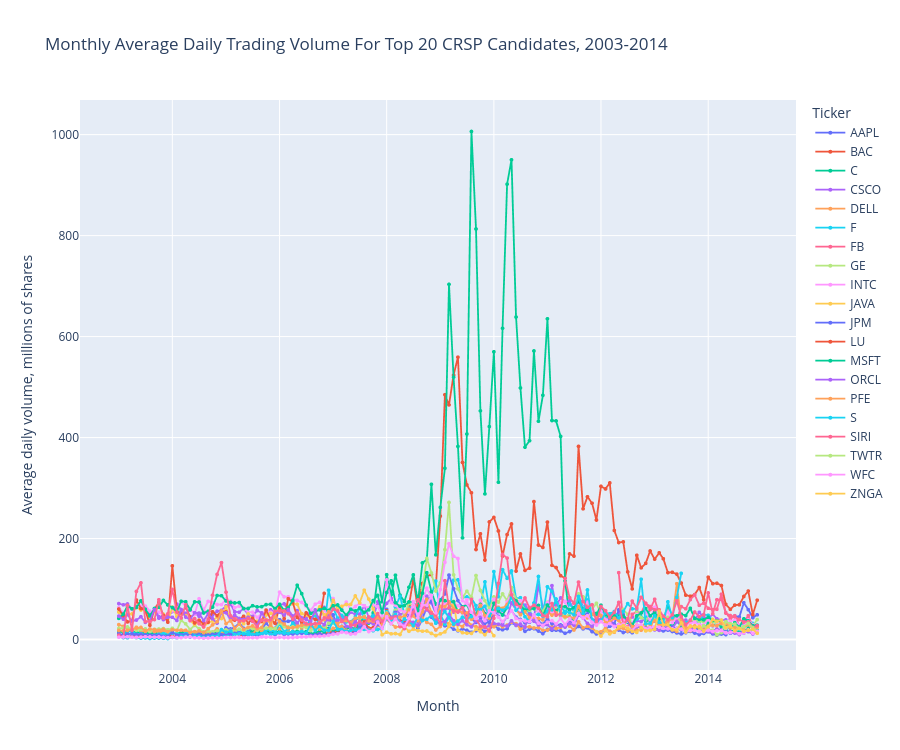

This figure's notebook cell:
### Code cell
monthly_plot = monthly_volume.copy()
monthly_plot["label"] = monthly_plot["ticker"] + " - " + monthly_plot["comnam"].str.title()

fig = px.line(
    monthly_plot.sort_values(["ticker", "month"]),
    x="month",
    y="avg_daily_volume_millions",
    color="ticker",
    title="Monthly Average Daily Trading Volume For Top 20 CRSP Candidates, 2003-2014",
    labels={
        "month": "Month",
        "avg_daily_volume_millions": "Average daily volume, millions of shares",
        "ticker": "Ticker",
    },
    hover_data={
        "ticker": True,
        "comnam": True,
        "month": "|%Y-%m",
        "avg_daily_volume_millions": ":,.2f",
        "trading_days": True,
    },
)
fig.update_traces(mode="lines+markers", line={"width": 1.8}, marker={"size": 4})
fig.update_layout(height=750, legend_title_text="Ticker", hovermode="closest")
fig.show()

### Figure 1 — Plotly figure (JSON) as saved in the notebook; plotly's stock layout.template omitted (floating-point values rounded to 4 significant figures; data arrays with more than 128 entries replaced by an {"elided": "..."} marker saying what was removed)
{"data": [{"customdata": {"elided": "144x3 mixed values"}, "hovertemplate": "Ticker=%{customdata[0]}<br>Month=%{x|%Y-%m}<br>Average daily volume, millions of shares=%{y:,.2f}<br>comnam=%{customdata[1]}<br>trading_days=%{customdata[2]}<extra></extra>", "legendgroup": "AAPL", "line": {"color": "#636efa", "dash": "solid", "width": 1.8}, "marker": {"size": 4, "symbol": "circle"}, "mode": "lines+markers", "name": "AAPL", "showlegend": true, "type": "scattergl", "x": {"elided": "144 str values"}, "xaxis": "x", "y": {"elided": "144 float values"}, "yaxis": "y"}, {"customdata": {"elided": "144x3 mixed values"}, "hovertemplate": "Ticker=%{customdata[0]}<br>Month=%{x|%Y-%m}<br>Average daily volume, millions of shares=%{y:,.2f}<br>comnam=%{customdata[1]}<br>trading_days=%{customdata[2]}<extra></extra>", "legendgroup": "BAC", "line": {"color": "#EF553B", "dash": "solid", "width": 1.8}, "marker": {"size": 4, "symbol": "circle"}, "mode": "lines+markers", "name": "BAC", "showlegend": true, "type": "scattergl", "x": {"elided": "144 str values"}, "xaxis": "x", "y": {"elided": "144 float values"}, "yaxis": "y"}, {"customdata": {"elided": "144x3 mixed values"}, "hovertemplate": "Ticker=%{customdata[0]}<br>Month=%{x|%Y-%m}<br>Average daily volume, millions of shares=%{y:,.2f}<br>comnam=%{customdata[1]}<br>trading_days=%{customdata[2]}<extra></extra>", "legendgroup": "C", "line": {"color": "#00cc96", "dash": "solid", "width": 1.8}, "marker": {"size": 4, "symbol": "circle"}, "mode": "lines+markers", "name": "C", "showlegend": true, "type": "scattergl", "x": {"elided": "144 str values"}, "xaxis": "x", "y": {"elided": "144 float values"}, "yaxis": "y"}, {"customdata": {"elided": "144x3 mixed values"}, "hovertemplate": "Ticker=%{customdata[0]}<br>Month=%{x|%Y-%m}<br>Average daily volume, millions of shares=%{y:,.2f}<br>comnam=%{customdata[1]}<br>trading_days=%{customdata[2]}<extra></extra>", "legendgroup": "CSCO", "line": {"color": "#ab63fa", "dash": "solid", "width": 1.8}, "marker": {"size": 4, "symbol": "circle"}, "mode": "lines+markers", "name": "CSCO", "showlegend": true, "type": "scattergl", "x": {"elided": "144 str values"}, "xaxis": "x", "y": {"elided": "144 float values"}, "yaxis": "y"}, {"customdata": {"elided": "130x3 mixed values"}, "hovertemplate": "Ticker=%{customdata[0]}<br>Month=%{x|%Y-%m}<br>Average daily volume, millions of shares=%{y:,.2f}<br>comnam=%{customdata[1]}<br>trading_days=%{customdata[2]}<extra></extra>", "legendgroup": "DELL", "line": {"color": "#FFA15A", "dash": "solid", "width": 1.8}, "marker": {"size": 4, "symbol": "circle"}, "mode": "lines+markers", "name": "DELL", "showlegend": true, "type": "scattergl", "x": {"elided": "130 str values"}, "xaxis": "x", "y": {"elided": "130 float values"}, "yaxis": "y"}, {"customdata": {"elided": "144x3 mixed values"}, "hovertemplate": "Ticker=%{customdata[0]}<br>Month=%{x|%Y-%m}<br>Average daily volume, millions of shares=%{y:,.2f}<br>comnam=%{customdata[1]}<br>trading_days=%{customdata[2]}<extra></extra>", "legendgroup": "F", "line": {"color": "#19d3f3", "dash": "solid", "width": 1.8}, "marker": {"size": 4, "symbol": "circle"}, "mode": "lines+markers", "name": "F", "showlegend": true, "type": "scattergl", "x": {"elided": "144 str values"}, "xaxis": "x", "y": {"elided": "144 float values"}, "yaxis": "y"}, {"customdata": [["FB", "FACEBOOK INC", 9], ["FB", "FACEBOOK INC", 21], ["FB", "FACEBOOK INC", 21], ["FB", "FACEBOOK INC", 23], ["FB", "FACEBOOK INC", 19], ["FB", "FACEBOOK INC", 21], ["FB", "FACEBOOK INC", 21], ["FB", "FACEBOOK INC", 20], ["FB", "FACEBOOK INC", 21], ["FB", "FACEBOOK INC", 19], ["FB", "FACEBOOK INC", 20], ["FB", "FACEBOOK INC", 22], ["FB", "FACEBOOK INC", 22], ["FB", "FACEBOOK INC", 20], ["FB", "FACEBOOK INC", 22], ["FB", "FACEBOOK INC", 22], ["FB", "FACEBOOK INC", 20], ["FB", "FACEBOOK INC", 23], ["FB", "FACEBOOK INC", 20], ["FB", "FACEBOOK INC", 21], ["FB", "FACEBOOK INC", 21], ["FB", "FACEBOOK INC", 19], ["FB", "FACEBOOK INC", 21], ["FB", "FACEBOOK INC", 21], ["FB", "FACEBOOK INC", 21], ["FB", "FACEBOOK INC", 21], ["FB", "FACEBOOK INC", 22], ["FB", "FACEBOOK INC", 21], ["FB", "FACEBOOK INC", 21], ["FB", "FACEBOOK INC", 23], ["FB", "FACEBOOK INC", 19], ["FB", "FACEBOOK INC", 22]], "hovertemplate": "Ticker=%{customdata[0]}<br>Month=%{x|%Y-%m}<br>Average daily volume, millions of shares=%{y:,.2f}<br>comnam=%{customdata[1]}<br>trading_days=%{customdata[2]}<extra></extra>", "legendgroup": "FB", "line": {"color": "#FF6692", "dash": "solid", "width": 1.8}, "marker": {"size": 4, "symbol": "circle"}, "mode": "lines+markers", "name": "FB", "showlegend": true, "type": "scattergl", "x": ["2012-05-01T00:00:00.000000000", "2012-06-01T00:00:00.000000000", "2012-07-01T00:00:00.000000000", "2012-08-01T00:00:00.000000000", "2012-09-01T00:00:00.000000000", "2012-10-01T00:00:00.000000000", "2012-11-01T00:00:00.000000000", "2012-12-01T00:00:00.000000000", "2013-01-01T00:00:00.000000000", "2013-02-01T00:00:00.000000000", "2013-03-01T00:00:00.000000000", "2013-04-01T00:00:00.000000000", "2013-05-01T00:00:00.000000000", "2013-06-01T00:00:00.000000000", "2013-07-01T00:00:00.000000000", "2013-08-01T00:00:00.000000000", "2013-09-01T00:00:00.000000000", "2013-10-01T00:00:00.000000000", "2013-11-01T00:00:00.000000000", "2013-12-01T00:00:00.000000000", "2014-01-01T00:00:00.000000000", "2014-02-01T00:00:00.000000000", "2014-03-01T00:00:00.000000000", "2014-04-01T00:00:00.000000000", "2014-05-01T00:00:00.000000000", "2014-06-01T00:00:00.000000000", "2014-07-01T00:00:00.000000000", "2014-08-01T00:00:00.000000000", "2014-09-01T00:00:00.000000000", "2014-10-01T00:00:00.000000000", "2014-11-01T00:00:00.000000000", "2014-12-01T00:00:00.000000000"], "xaxis": "x", "y": [132.4, 31.78, 24.71, 49.95, 55.5, 52.36, 71.73, 59.29, 79.77, 50.32, 36.25, 33.45, 44.5, 39.37, 65.15, 60.97, 79.08, 88.34, 67.84, 71.98, 61.79, 58.75, 59.85, 89.79, 53.37, 41.14, 46.81, 28.14, 34.34, 47.14, 25.84, 24.34], "yaxis": "y"}, {"customdata": {"elided": "144x3 mixed values"}, "hovertemplate": "Ticker=%{customdata[0]}<br>Month=%{x|%Y-%m}<br>Average daily volume, millions of shares=%{y:,.2f}<br>comnam=%{customdata[1]}<br>trading_days=%{customdata[2]}<extra></extra>", "legendgroup": "GE", "line": {"color": "#B6E880", "dash": "solid", "width": 1.8}, "marker": {"size": 4, "symbol": "circle"}, "mode": "lines+markers", "name": "GE", "showlegend": true, "type": "scattergl", "x": {"elided": "144 str values"}, "xaxis": "x", "y": {"elided": "144 float values"}, "yaxis": "y"}, {"customdata": {"elided": "144x3 mixed values"}, "hovertemplate": "Ticker=%{customdata[0]}<br>Month=%{x|%Y-%m}<br>Average daily volume, millions of shares=%{y:,.2f}<br>comnam=%{customdata[1]}<br>trading_days=%{customdata[2]}<extra></extra>", "legendgroup": "INTC", "line": {"color": "#FF97FF", "dash": "solid", "width": 1.8}, "marker": {"size": 4, "symbol": "circle"}, "mode": "lines+markers", "name": "INTC", "showlegend": true, "type": "scattergl", "x": {"elided": "144 str values"}, "xaxis": "x", "y": {"elided": "144 float values"}, "yaxis": "y"}, {"customdata": {"elided": "85x3 mixed values"}, "hovertemplate": "Ticker=%{customdata[0]}<br>Month=%{x|%Y-%m}<br>Average daily volume, millions of shares=%{y:,.2f}<br>comnam=%{customdata[1]}<br>trading_days=%{customdata[2]}<extra></extra>", "legendgroup": "JAVA", "line": {"color": "#FECB52", "dash": "solid", "width": 1.8}, "marker": {"size": 4, "symbol": "circle"}, "mode": "lines+markers", "name": "JAVA", "showlegend": true, "type": "scattergl", "x": ["2003-01-01T00:00:00.000000000", "2003-02-01T00:00:00.000000000", "2003-03-01T00:00:00.000000000", "2003-04-01T00:00:00.000000000", "2003-05-01T00:00:00.000000000", "2003-06-01T00:00:00.000000000", "2003-07-01T00:00:00.000000000", "2003-08-01T00:00:00.000000000", "2003-09-01T00:00:00.000000000", "2003-10-01T00:00:00.000000000", "2003-11-01T00:00:00.000000000", "2003-12-01T00:00:00.000000000", "2004-01-01T00:00:00.000000000", "2004-02-01T00:00:00.000000000", "2004-03-01T00:00:00.000000000", "2004-04-01T00:00:00.000000000", "2004-05-01T00:00:00.000000000", "2004-06-01T00:00:00.000000000", "2004-07-01T00:00:00.000000000", "2004-08-01T00:00:00.000000000", "2004-09-01T00:00:00.000000000", "2004-10-01T00:00:00.000000000", "2004-11-01T00:00:00.000000000", "2004-12-01T00:00:00.000000000", "2005-01-01T00:00:00.000000000", "2005-02-01T00:00:00.000000000", "2005-03-01T00:00:00.000000000", "2005-04-01T00:00:00.000000000", "2005-05-01T00:00:00.000000000", "2005-06-01T00:00:00.000000000", "2005-07-01T00:00:00.000000000", "2005-08-01T00:00:00.000000000", "2005-09-01T00:00:00.000000000", "2005-10-01T00:00:00.000000000", "2005-11-01T00:00:00.000000000", "2005-12-01T00:00:00.000000000", "2006-01-01T00:00:00.000000000", "2006-02-01T00:00:00.000000000", "2006-03-01T00:00:00.000000000", "2006-04-01T00:00:00.000000000", "2006-05-01T00:00:00.000000000", "2006-06-01T00:00:00.000000000", "2006-07-01T00:00:00.000000000", "2006-08-01T00:00:00.000000000", "2006-09-01T00:00:00.000000000", "2006-10-01T00:00:00.000000000", "2006-11-01T00:00:00.000000000", "2006-12-01T00:00:00.000000000", "2007-01-01T00:00:00.000000000", "2007-02-01T00:00:00.000000000", "2007-03-01T00:00:00.000000000", "2007-04-01T00:00:00.000000000", "2007-05-01T00:00:00.000000000", "2007-06-01T00:00:00.000000000", "2007-07-01T00:00:00.000000000", "2007-08-01T00:00:00.000000000", "2007-09-01T00:00:00.000000000", "2007-10-01T00:00:00.000000000", "2007-11-01T00:00:00.000000000", "2007-12-01T00:00:00.000000000", "2008-01-01T00:00:00.000000000", "2008-02-01T00:00:00.000000000", "2008-03-01T00:00:00.000000000", "2008-04-01T00:00:00.000000000", "2008-05-01T00:00:00.000000000", "2008-06-01T00:00:00.000000000", "2008-07-01T00:00:00.000000000", "2008-08-01T00:00:00.000000000", "2008-09-01T00:00:00.000000000", "2008-10-01T00:00:00.000000000", "2008-11-01T00:00:00.000000000", "2008-12-01T00:00:00.000000000", "2009-01-01T00:00:00.000000000", "2009-02-01T00:00:00.000000000", "2009-03-01T00:00:00.000000000", "2009-04-01T00:00:00.000000000", "2009-05-01T00:00:00.000000000", "2009-06-01T00:00:00.000000000", "2009-07-01T00:00:00.000000000", "2009-08-01T00:00:00.000000000", "2009-09-01T00:00:00.000000000", "2009-10-01T00:00:00.000000000", "2009-11-01T00:00:00.000000000", "2009-12-01T00:00:00.000000000", "2010-01-01T00:00:00.000000000"], "xaxis": "x", "y": [54.28, 45.64, 50.34, 50.8, 64.14, 58.36, 58.58, 41.91, 55.05, 64.71, 49.98, 34.87, 64.31, 45.59, 51.04, 47.3, 37.45, 29.9, 38.39, 24.76, 33.36, 36.38, 44.72, 41.66, 64.54, 36.61, 42.08, 40.04, 31.21, 50.56, 39.18, 36.17, 34.93, 48.5, 51.94, 51.26, 67.89, 45.6, 65.6, 71.08, 69.66, 51.16, 48.68, 41.73, 53.39, 64.59, 48.8, 52.81, 77.54, 59.65, 65.65, 69.42, 69.5, 86.37, 72.71, 97.65, 80.1, 60.62, 42.35, 9.558, 14.52, 11.33, 11.84, 9.954, 24.86, 16.25, 20.22, 17.89, 16.53, 16.9, 12.07, 7.9, 11.25, 15.02, 26.4, 75.36, 18.48, 13.55, 12.53, 12.14, 20.18, 15.64, 9.446, 20.03, 7.629], "yaxis": "y"}, {"customdata": {"elided": "144x3 mixed values"}, "hovertemplate": "Ticker=%{customdata[0]}<br>Month=%{x|%Y-%m}<br>Average daily volume, millions of shares=%{y:,.2f}<br>comnam=%{customdata[1]}<br>trading_days=%{customdata[2]}<extra></extra>", "legendgroup": "JPM", "line": {"color": "#636efa", "dash": "solid", "width": 1.8}, "marker": {"size": 4, "symbol": "circle"}, "mode": "lines+markers", "name": "JPM", "showlegend": true, "type": "scattergl", "x": {"elided": "144 str values"}, "xaxis": "x", "y": {"elided": "144 float values"}, "yaxis": "y"}, {"customdata": {"elided": "47x3 mixed values"}, "hovertemplate": "Ticker=%{customdata[0]}<br>Month=%{x|%Y-%m}<br>Average daily volume, millions of shares=%{y:,.2f}<br>comnam=%{customdata[1]}<br>trading_days=%{customdata[2]}<extra></extra>", "legendgroup": "LU", "line": {"color": "#EF553B", "dash": "solid", "width": 1.8}, "marker": {"size": 4, "symbol": "circle"}, "mode": "lines+markers", "name": "LU", "showlegend": true, "type": "scattergl", "x": ["2003-01-01T00:00:00.000000000", "2003-02-01T00:00:00.000000000", "2003-03-01T00:00:00.000000000", "2003-04-01T00:00:00.000000000", "2003-05-01T00:00:00.000000000", "2003-06-01T00:00:00.000000000", "2003-07-01T00:00:00.000000000", "2003-08-01T00:00:00.000000000", "2003-09-01T00:00:00.000000000", "2003-10-01T00:00:00.000000000", "2003-11-01T00:00:00.000000000", "2003-12-01T00:00:00.000000000", "2004-01-01T00:00:00.000000000", "2004-02-01T00:00:00.000000000", "2004-03-01T00:00:00.000000000", "2004-04-01T00:00:00.000000000", "2004-05-01T00:00:00.000000000", "2004-06-01T00:00:00.000000000", "2004-07-01T00:00:00.000000000", "2004-08-01T00:00:00.000000000", "2004-09-01T00:00:00.000000000", "2004-10-01T00:00:00.000000000", "2004-11-01T00:00:00.000000000", "2004-12-01T00:00:00.000000000", "2005-01-01T00:00:00.000000000", "2005-02-01T00:00:00.000000000", "2005-03-01T00:00:00.000000000", "2005-04-01T00:00:00.000000000", "2005-05-01T00:00:00.000000000", "2005-06-01T00:00:00.000000000", "2005-07-01T00:00:00.000000000", "2005-08-01T00:00:00.000000000", "2005-09-01T00:00:00.000000000", "2005-10-01T00:00:00.000000000", "2005-11-01T00:00:00.000000000", "2005-12-01T00:00:00.000000000", "2006-01-01T00:00:00.000000000", "2006-02-01T00:00:00.000000000", "2006-03-01T00:00:00.000000000", "2006-04-01T00:00:00.000000000", "2006-05-01T00:00:00.000000000", "2006-06-01T00:00:00.000000000", "2006-07-01T00:00:00.000000000", "2006-08-01T00:00:00.000000000", "2006-09-01T00:00:00.000000000", "2006-10-01T00:00:00.000000000", "2006-11-01T00:00:00.000000000"], "xaxis": "x", "y": [60.42, 47.4, 34.86, 36.73, 78.19, 61.3, 58.46, 28.14, 60.01, 73.76, 47.55, 34.38, 145.9, 55.87, 52.67, 63.6, 45.29, 32.84, 38.19, 31.75, 34.19, 54.96, 47.42, 55.89, 54.57, 38.05, 38.49, 40.3, 46.04, 32.15, 42.03, 32.61, 36.45, 58.3, 40.25, 32.13, 65.64, 41.25, 80.82, 73.7, 43.84, 34.44, 52.69, 43.15, 39.91, 38.19, 91.34], "yaxis": "y"}, {"customdata": {"elided": "144x3 mixed values"}, "hovertemplate": "Ticker=%{customdata[0]}<br>Month=%{x|%Y-%m}<br>Average daily volume, millions of shares=%{y:,.2f}<br>comnam=%{customdata[1]}<br>trading_days=%{customdata[2]}<extra></extra>", "legendgroup": "MSFT", "line": {"color": "#00cc96", "dash": "solid", "width": 1.8}, "marker": {"size": 4, "symbol": "circle"}, "mode": "lines+markers", "name": "MSFT", "showlegend": true, "type": "scattergl", "x": {"elided": "144 str values"}, "xaxis": "x", "y": {"elided": "144 float values"}, "yaxis": "y"}, {"customdata": {"elided": "144x3 mixed values"}, "hovertemplate": "Ticker=%{customdata[0]}<br>Month=%{x|%Y-%m}<br>Average daily volume, millions of shares=%{y:,.2f}<br>comnam=%{customdata[1]}<br>trading_days=%{customdata[2]}<extra></extra>", "legendgroup": "ORCL", "line": {"color": "#ab63fa", "dash": "solid", "width": 1.8}, "marker": {"size": 4, "symbol": "circle"}, "mode": "lines+markers", "name": "ORCL", "showlegend": true, "type": "scattergl", "x": {"elided": "144 str values"}, "xaxis": "x", "y": {"elided": "144 float values"}, "yaxis": "y"}, {"customdata": {"elided": "144x3 mixed values"}, "hovertemplate": "Ticker=%{customdata[0]}<br>Month=%{x|%Y-%m}<br>Average daily volume, millions of shares=%{y:,.2f}<br>comnam=%{customdata[1]}<br>trading_days=%{customdata[2]}<extra></extra>", "legendgroup": "PFE", "line": {"color": "#FFA15A", "dash": "solid", "width": 1.8}, "marker": {"size": 4, "symbol": "circle"}, "mode": "lines+markers", "name": "PFE", "showlegend": true, "type": "scattergl", "x": {"elided": "144 str values"}, "xaxis": "x", "y": {"elided": "144 float values"}, "yaxis": "y"}, {"customdata": {"elided": "127x3 mixed values"}, "hovertemplate": "Ticker=%{customdata[0]}<br>Month=%{x|%Y-%m}<br>Average daily volume, millions of shares=%{y:,.2f}<br>comnam=%{customdata[1]}<br>trading_days=%{customdata[2]}<extra></extra>", "legendgroup": "S", "line": {"color": "#19d3f3", "dash": "solid", "width": 1.8}, "marker": {"size": 4, "symbol": "circle"}, "mode": "lines+markers", "name": "S", "showlegend": true, "type": "scattergl", "x": ["2003-01-01T00:00:00.000000000", "2003-02-01T00:00:00.000000000", "2003-03-01T00:00:00.000000000", "2003-04-01T00:00:00.000000000", "2003-05-01T00:00:00.000000000", "2003-06-01T00:00:00.000000000", "2003-07-01T00:00:00.000000000", "2003-08-01T00:00:00.000000000", "2003-09-01T00:00:00.000000000", "2003-10-01T00:00:00.000000000", "2003-11-01T00:00:00.000000000", "2003-12-01T00:00:00.000000000", "2004-01-01T00:00:00.000000000", "2004-02-01T00:00:00.000000000", "2004-03-01T00:00:00.000000000", "2004-04-01T00:00:00.000000000", "2004-05-01T00:00:00.000000000", "2004-06-01T00:00:00.000000000", "2004-07-01T00:00:00.000000000", "2004-08-01T00:00:00.000000000", "2004-09-01T00:00:00.000000000", "2004-10-01T00:00:00.000000000", "2004-11-01T00:00:00.000000000", "2004-12-01T00:00:00.000000000", "2005-01-01T00:00:00.000000000", "2005-02-01T00:00:00.000000000", "2005-03-01T00:00:00.000000000", "2005-04-01T00:00:00.000000000", "2005-05-01T00:00:00.000000000", "2005-06-01T00:00:00.000000000", "2005-07-01T00:00:00.000000000", "2005-08-01T00:00:00.000000000", "2005-09-01T00:00:00.000000000", "2005-10-01T00:00:00.000000000", "2005-11-01T00:00:00.000000000", "2005-12-01T00:00:00.000000000", "2006-01-01T00:00:00.000000000", "2006-02-01T00:00:00.000000000", "2006-03-01T00:00:00.000000000", "2006-04-01T00:00:00.000000000", "2006-05-01T00:00:00.000000000", "2006-06-01T00:00:00.000000000", "2006-07-01T00:00:00.000000000", "2006-08-01T00:00:00.000000000", "2006-09-01T00:00:00.000000000", "2006-10-01T00:00:00.000000000", "2006-11-01T00:00:00.000000000", "2006-12-01T00:00:00.000000000", "2007-01-01T00:00:00.000000000", "2007-02-01T00:00:00.000000000", "2007-03-01T00:00:00.000000000", "2007-04-01T00:00:00.000000000", "2007-05-01T00:00:00.000000000", "2007-06-01T00:00:00.000000000", "2007-07-01T00:00:00.000000000", "2007-08-01T00:00:00.000000000", "2007-09-01T00:00:00.000000000", "2007-10-01T00:00:00.000000000", "2007-11-01T00:00:00.000000000", "2007-12-01T00:00:00.000000000", "2008-01-01T00:00:00.000000000", "2008-02-01T00:00:00.000000000", "2008-03-01T00:00:00.000000000", "2008-04-01T00:00:00.000000000", "2008-05-01T00:00:00.000000000", "2008-06-01T00:00:00.000000000", "2008-07-01T00:00:00.000000000", "2008-08-01T00:00:00.000000000", "2008-09-01T00:00:00.000000000", "2008-10-01T00:00:00.000000000", "2008-11-01T00:00:00.000000000", "2008-12-01T00:00:00.000000000", "2009-01-01T00:00:00.000000000", "2009-02-01T00:00:00.000000000", "2009-03-01T00:00:00.000000000", "2009-04-01T00:00:00.000000000", "2009-05-01T00:00:00.000000000", "2009-06-01T00:00:00.000000000", "2009-07-01T00:00:00.000000000", "2009-08-01T00:00:00.000000000", "2009-09-01T00:00:00.000000000", "2009-10-01T00:00:00.000000000", "2009-11-01T00:00:00.000000000", "2009-12-01T00:00:00.000000000", "2010-01-01T00:00:00.000000000", "2010-02-01T00:00:00.000000000", "2010-03-01T00:00:00.000000000", "2010-04-01T00:00:00.000000000", "2010-05-01T00:00:00.000000000", "2010-06-01T00:00:00.000000000", "2010-07-01T00:00:00.000000000", "2010-08-01T00:00:00.000000000", "2010-09-01T00:00:00.000000000", "2010-10-01T00:00:00.000000000", "2010-11-01T00:00:00.000000000", "2010-12-01T00:00:00.000000000", "2011-01-01T00:00:00.000000000", "2011-02-01T00:00:00.000000000", "2011-03-01T00:00:00.000000000", "2011-04-01T00:00:00.000000000", "2011-05-01T00:00:00.000000000", "2011-06-01T00:00:00.000000000", "2011-07-01T00:00:00.000000000", "2011-08-01T00:00:00.000000000", "2011-09-01T00:00:00.000000000", "2011-10-01T00:00:00.000000000", "2011-11-01T00:00:00.000000000", "2011-12-01T00:00:00.000000000", "2012-01-01T00:00:00.000000000", "2012-02-01T00:00:00.000000000", "2012-03-01T00:00:00.000000000", "2012-04-01T00:00:00.000000000", "2012-05-01T00:00:00.000000000", "2012-06-01T00:00:00.000000000", "2012-07-01T00:00:00.000000000", "2012-08-01T00:00:00.000000000", "2012-09-01T00:00:00.000000000", "2012-10-01T00:00:00.000000000", "2012-11-01T00:00:00.000000000", "2012-12-01T00:00:00.000000000", "2013-01-01T00:00:00.000000000", "2013-02-01T00:00:00.000000000", "2013-03-01T00:00:00.000000000", "2013-04-01T00:00:00.000000000", "2013-05-01T00:00:00.000000000", "2013-06-01T00:00:00.000000000", "2013-07-01T00:00:00.000000000"], "xaxis": "x", "y": [5.321, 4.021, 3.879, 4.636, 3.769, 2.817, 3.135, 2.103, 2.93, 2.865, 2.488, 2.023, 4.255, 3.187, 6.345, 6.299, 5.588, 6.81, 6.133, 4.055, 5.02, 6.054, 5.904, 19.71, 14.67, 16.97, 9.584, 11.05, 11.87, 9.725, 10.45, 10.97, 11.49, 13.0, 10.01, 11.95, 14.12, 12.33, 12.46, 15.01, 13.65, 16.05, 12.73, 30.41, 17.81, 26.26, 18.55, 18.31, 36.18, 20.38, 19.87, 16.42, 18.02, 19.72, 19.44, 20.12, 17.67, 17.46, 19.93, 21.72, 41.64, 36.79, 49.87, 28.99, 40.72, 35.5, 27.76, 44.71, 37.7, 40.25, 47.71, 32.16, 44.83, 54.96, 43.3, 30.3, 36.62, 44.37, 40.39, 45.54, 60.61, 59.31, 65.75, 47.23, 57.44, 61.65, 58.01, 63.2, 84.88, 58.03, 65.03, 45.06, 35.72, 49.12, 49.67, 46.52, 55.62, 59.43, 80.27, 49.45, 55.98, 53.35, 49.32, 85.22, 51.85, 98.2, 38.62, 32.3, 36.71, 52.58, 51.07, 55.43, 42.93, 55.57, 71.12, 60.74, 60.93, 119.4, 31.05, 32.13, 47.28, 34.08, 32.77, 74.75, 43.41, 83.37, 131.0], "yaxis": "y"}, {"customdata": {"elided": "144x3 mixed values"}, "hovertemplate": "Ticker=%{customdata[0]}<br>Month=%{x|%Y-%m}<br>Average daily volume, millions of shares=%{y:,.2f}<br>comnam=%{customdata[1]}<br>trading_days=%{customdata[2]}<extra></extra>", "legendgroup": "SIRI", "line": {"color": "#FF6692", "dash": "solid", "width": 1.8}, "marker": {"size": 4, "symbol": "circle"}, "mode": "lines+markers", "name": "SIRI", "showlegend": true, "type": "scattergl", "x": {"elided": "144 str values"}, "xaxis": "x", "y": {"elided": "144 float values"}, "yaxis": "y"}, {"customdata": [["TWTR", "TWITTER INC", 16], ["TWTR", "TWITTER INC", 21], ["TWTR", "TWITTER INC", 21], ["TWTR", "TWITTER INC", 19], ["TWTR", "TWITTER INC", 21], ["TWTR", "TWITTER INC", 21], ["TWTR", "TWITTER INC", 21], ["TWTR", "TWITTER INC", 21], ["TWTR", "TWITTER INC", 22], ["TWTR", "TWITTER INC", 21], ["TWTR", "TWITTER INC", 21], ["TWTR", "TWITTER INC", 23], ["TWTR", "TWITTER INC", 19], ["TWTR", "TWITTER INC", 22]], "hovertemplate": "Ticker=%{customdata[0]}<br>Month=%{x|%Y-%m}<br>Average daily volume, millions of shares=%{y:,.2f}<br>comnam=%{customdata[1]}<br>trading_days=%{customdata[2]}<extra></extra>", "legendgroup": "TWTR", "line": {"color": "#B6E880", "dash": "solid", "width": 1.8}, "marker": {"size": 4, "symbol": "circle"}, "mode": "lines+markers", "name": "TWTR", "showlegend": true, "type": "scattergl", "x": ["2013-11-01T00:00:00.000000000", "2013-12-01T00:00:00.000000000", "2014-01-01T00:00:00.000000000", "2014-02-01T00:00:00.000000000", "2014-03-01T00:00:00.000000000", "2014-04-01T00:00:00.000000000", "2014-05-01T00:00:00.000000000", "2014-06-01T00:00:00.000000000", "2014-07-01T00:00:00.000000000", "2014-08-01T00:00:00.000000000", "2014-09-01T00:00:00.000000000", "2014-10-01T00:00:00.000000000", "2014-11-01T00:00:00.000000000", "2014-12-01T00:00:00.000000000"], "xaxis": "x", "y": [16.89, 27.41, 20.24, 18.5, 9.285, 13.78, 35.23, 31.26, 30.39, 21.81, 25.4, 31.89, 23.49, 16.66], "yaxis": "y"}, {"customdata": {"elided": "144x3 mixed values"}, "hovertemplate": "Ticker=%{customdata[0]}<br>Month=%{x|%Y-%m}<br>Average daily volume, millions of shares=%{y:,.2f}<br>comnam=%{customdata[1]}<br>trading_days=%{customdata[2]}<extra></extra>", "legendgroup": "WFC", "line": {"color": "#FF97FF", "dash": "solid", "width": 1.8}, "marker": {"size": 4, "symbol": "circle"}, "mode": "lines+markers", "name": "WFC", "showlegend": true, "type": "scattergl", "x": {"elided": "144 str values"}, "xaxis": "x", "y": {"elided": "144 float values"}, "yaxis": "y"}, {"customdata": [["ZNGA", "ZYNGA INC", 10], ["ZNGA", "ZYNGA INC", 20], ["ZNGA", "ZYNGA INC", 20], ["ZNGA", "ZYNGA INC", 22], ["ZNGA", "ZYNGA INC", 20], ["ZNGA", "ZYNGA INC", 22], ["ZNGA", "ZYNGA INC", 21], ["ZNGA", "ZYNGA INC", 21], ["ZNGA", "ZYNGA INC", 23], ["ZNGA", "ZYNGA INC", 19], ["ZNGA", "ZYNGA INC", 21], ["ZNGA", "ZYNGA INC", 21], ["ZNGA", "ZYNGA INC", 20], ["ZNGA", "ZYNGA INC", 21], ["ZNGA", "ZYNGA INC", 19], ["ZNGA", "ZYNGA INC", 20], ["ZNGA", "ZYNGA INC", 22], ["ZNGA", "ZYNGA INC", 22], ["ZNGA", "ZYNGA INC", 20], ["ZNGA", "ZYNGA INC", 22], ["ZNGA", "ZYNGA INC", 22], ["ZNGA", "ZYNGA INC", 20], ["ZNGA", "ZYNGA INC", 23], ["ZNGA", "ZYNGA INC", 20], ["ZNGA", "ZYNGA INC", 21], ["ZNGA", "ZYNGA INC", 21], ["ZNGA", "ZYNGA INC", 19], ["ZNGA", "ZYNGA INC", 21], ["ZNGA", "ZYNGA INC", 21], ["ZNGA", "ZYNGA INC", 21], ["ZNGA", "ZYNGA INC", 21], ["ZNGA", "ZYNGA INC", 22], ["ZNGA", "ZYNGA INC", 21], ["ZNGA", "ZYNGA INC", 21], ["ZNGA", "ZYNGA INC", 23], ["ZNGA", "ZYNGA INC", 19], ["ZNGA", "ZYNGA INC", 22]], "hovertemplate": "Ticker=%{customdata[0]}<br>Month=%{x|%Y-%m}<br>Average daily volume, millions of shares=%{y:,.2f}<br>comnam=%{customdata[1]}<br>trading_days=%{customdata[2]}<extra></extra>", "legendgroup": "ZNGA", "line": {"color": "#FECB52", "dash": "solid", "width": 1.8}, "marker": {"size": 4, "symbol": "circle"}, "mode": "lines+markers", "name": "ZNGA", "showlegend": true, "type": "scattergl", "x": ["2011-12-01T00:00:00.000000000", "2012-01-01T00:00:00.000000000", "2012-02-01T00:00:00.000000000", "2012-03-01T00:00:00.000000000", "2012-04-01T00:00:00.000000000", "2012-05-01T00:00:00.000000000", "2012-06-01T00:00:00.000000000", "2012-07-01T00:00:00.000000000", "2012-08-01T00:00:00.000000000", "2012-09-01T00:00:00.000000000", "2012-10-01T00:00:00.000000000", "2012-11-01T00:00:00.000000000", "2012-12-01T00:00:00.000000000", "2013-01-01T00:00:00.000000000", "2013-02-01T00:00:00.000000000", "2013-03-01T00:00:00.000000000", "2013-04-01T00:00:00.000000000", "2013-05-01T00:00:00.000000000", "2013-06-01T00:00:00.000000000", "2013-07-01T00:00:00.000000000", "2013-08-01T00:00:00.000000000", "2013-09-01T00:00:00.000000000", "2013-10-01T00:00:00.000000000", "2013-11-01T00:00:00.000000000", "2013-12-01T00:00:00.000000000", "2014-01-01T00:00:00.000000000", "2014-02-01T00:00:00.000000000", "2014-03-01T00:00:00.000000000", "2014-04-01T00:00:00.000000000", "2014-05-01T00:00:00.000000000", "2014-06-01T00:00:00.000000000", "2014-07-01T00:00:00.000000000", "2014-08-01T00:00:00.000000000", "2014-09-01T00:00:00.000000000", "2014-10-01T00:00:00.000000000", "2014-11-01T00:00:00.000000000", "2014-12-01T00:00:00.000000000"], "xaxis": "x", "y": [15.44, 6.902, 17.63, 11.21, 15.56, 25.22, 27.52, 22.56, 16.04, 14.12, 23.62, 17.04, 17.95, 20.32, 55.98, 28.98, 29.1, 19.18, 19.53, 32.93, 14.93, 26.81, 24.04, 26.04, 16.86, 25.81, 39.7, 36.17, 38.48, 23.96, 26.69, 17.32, 22.0, 16.36, 18.45, 20.47, 12.38], "yaxis": "y"}], "layout": {"height": 750, "hovermode": "closest", "legend": {"title": {"text": "Ticker"}, "tracegroupgap": 0}, "title": {"text": "Monthly Average Daily Trading Volume For Top 20 CRSP Candidates, 2003-2014"}, "xaxis": {"anchor": "y", "domain": [0.0, 1.0], "title": {"text": "Month"}}, "yaxis": {"anchor": "x", "domain": [0.0, 1.0], "title": {"text": "Average daily volume, millions of shares"}}}}
